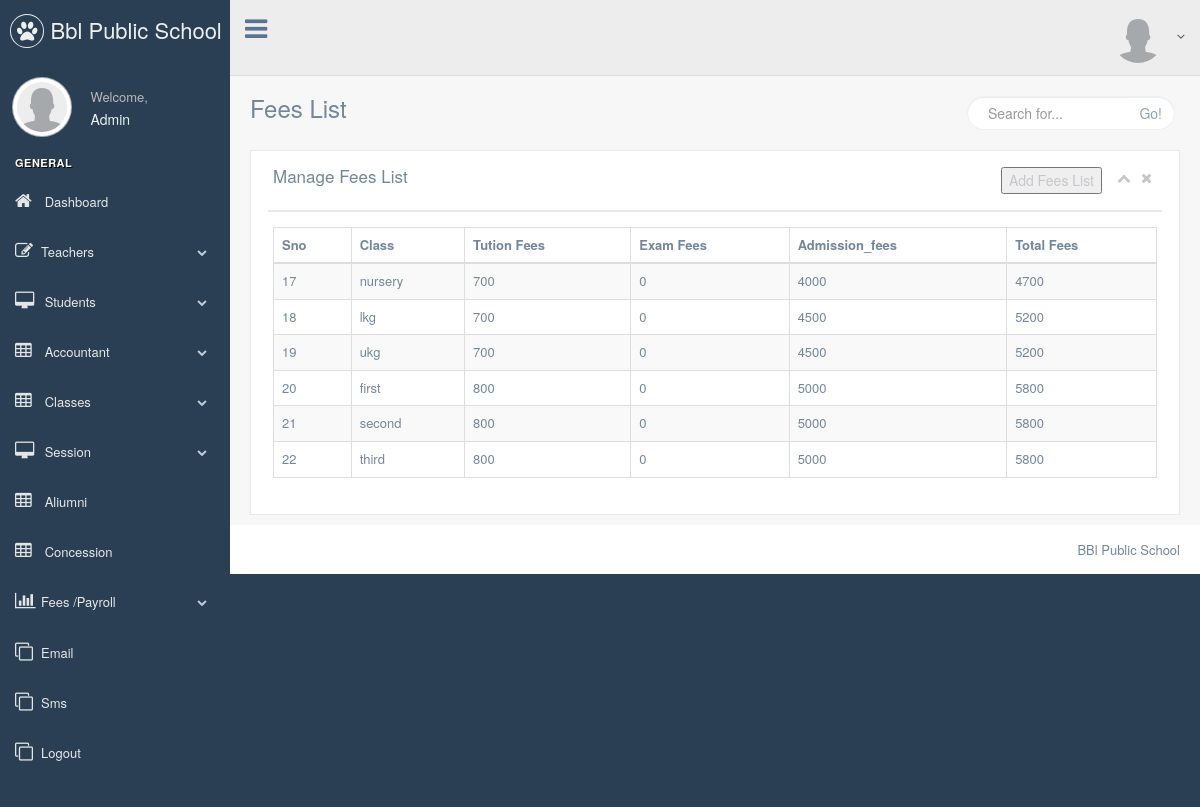
Screenshot of /bblpublicschool/production/fees_list.php (signed in) with the database file from the repository.
### tables this page shows
CREATE TABLE `tbl_fees_list` (
  `i_sno` int(11) NOT NULL,
  `v_class` varchar(200) NOT NULL,
  `v_tution_fees` varchar(200) NOT NULL,
  `v_Admission_fees` varchar(200) NOT NULL,
  `v_exam_fees` varchar(200) NOT NULL,
  `v_total_fees` varchar(200) NOT NULL,
  `i_status` int(11) NOT NULL DEFAULT '0'
);

CREATE TABLE `tbl_classes` (
  `I_sno` int(11) NOT NULL,
  `v_class` varchar(200) NOT NULL,
  `v_class_table_name` varchar(100) NOT NULL,
  `i_status` int(11) NOT NULL DEFAULT '0'
);

### bblpublicschool/production/fees_list.php (the view)
<?php
include "header.php";
include "phpmysqlconnect.php";
?>
<div class="right_col" role="main">
  <div class="">
    <div class="page-title">
      <div class="title_left">
        <h3>Fees List <small></small></h3>
      </div>
      <div class="title_right">
        <div class="col-md-5 col-sm-5 col-xs-12 form-group pull-right top_search">
          <div class="input-group">
            <input type="text" class="form-control" placeholder="Search for...">
            <span class="input-group-btn">
              <button class="btn btn-default" type="button">Go!</button>
            </span>
          </div>
        </div>
      </div>
    </div>
    <div class="clearfix"></div>
<div class="row">
  <div class="col-md-12 col-sm-12 col-xs-12">
    <div class="x_panel">
      <div class="x_title">
        <h2>Manage Fees List</h2>
        <ul class="nav navbar-right panel_toolbox">
          <li><a href="add_fee_list.php"><Button>Add Fees List</button></a>
          <li><a class="collapse-link"><i class="fa fa-chevron-up"></i></a>
          </li>
          <li><a class="close-link"><i class="fa fa-close"></i></a>
          </li>
        </ul>
        <div class="clearfix"></div>
      </div>
      <div class="x_content">
            <?php
         $select_fees_list = "select * from  tbl_fees_list ";
          $res_select_fees_list = mysqli_query($db,$select_fees_list);
          $res_num_rows= mysqli_num_rows($res_select_fees_list);
        if($res_num_rows>0)
        {
            ?>
        <table id="datatable-buttons" class="table table-striped table-bordered">
          <thead>
            <tr>
               <th>Sno</th>
              <th>Class</th>
                <th>Tution Fees</th>
                <th>Exam Fees</th>
                    <th>Admission_fees</th>
                <th>Total Fees</th>
                </tr>
          </thead>
          <tbody>
                        <?php
            while($row_res_select_fees_list = mysqli_fetch_assoc($res_select_fees_list))
            {
              $vclass= $row_res_select_fees_list['v_class'];
               $select_class_name = "select v_class from tbl_classes where v_class_table_name ='$vclass'";
              $res_select_class_name = mysqli_query($db,$select_class_name);
              $row_res_select_class_name = mysqli_num_rows($res_select_class_name);
              if($row_res_select_class_name>0){
            while($row_res_select_class_name = mysqli_fetch_assoc($res_select_class_name))
                {
             ?>
            <tr>
              <td><?php echo $row_res_select_fees_list['i_sno']; ?></td>
              <td><?php echo $row_res_select_class_name['v_class']; ?></td>
              <td><?php echo $row_res_select_fees_list['v_tution_fees']; ?></td>
              <td><?php echo $row_res_select_fees_list['v_exam_fees']; ?></td>
              <td><?php echo $row_res_select_fees_list['v_Admission_fees']; ?></td>
              <td><?php echo $row_res_select_fees_list['v_total_fees']; ?></td>
                  </tr>
                       <?php
          }
        }
      }
}
else{
  echo "Data not Found";
     }
            ?>
          </tbody>
        </table>
      </div>
    </div>
  </div>
</div>
  </div>
</div>
<?php
include "footer.php";
?>

### bblpublicschool/production/header.php (shortened to what this page needs)
<?php
$v_user_name = $_SESSION['user_name'];
$v_user_photo = $_SESSION['user_photo'];
 ?>
<!DOCTYPE html>
<html lang="en">
  <head>
    <link href="../vendors/bootstrap/dist/css/bootstrap.min.css" rel="stylesheet">
    <link href="../vendors/font-awesome/css/font-awesome.min.css" rel="stylesheet">
    <link href="../vendors/nprogress/nprogress.css" rel="stylesheet">
    <link href="../vendors/iCheck/skins/flat/green.css" rel="stylesheet">
    <link href="../vendors/bootstrap-progressbar/css/bootstrap-progressbar-3.3.4.min.css" rel="stylesheet">
    <link href="../vendors/jqvmap/dist/jqvmap.min.css" rel="stylesheet"/>
    <link href="../vendors/bootstrap-daterangepicker/daterangepicker.css" rel="stylesheet">
    <link href="../vendors/bootstrap/dist/css/bootstrap.min.css" rel="stylesheet">
    <link href="../vendors/font-awesome/css/font-awesome.min.css" rel="stylesheet">
    <link href="../vendors/bootstrap/dist/css/bootstrap.min.css" rel="stylesheet">
    <link href="../vendors/font-awesome/css/font-awesome.min.css" rel="stylesheet">
    <link href="../vendors/nprogress/nprogress.css" rel="stylesheet">
    <link href="../vendors/iCheck/skins/flat/green.css" rel="stylesheet">
    <link href="../vendors/datatables.net-bs/css/dataTables.bootstrap.min.css" rel="stylesheet">
    <link href="../vendors/datatables.net-buttons-bs/css/buttons.bootstrap.min.css" rel="stylesheet">
    <link href="../vendors/datatables.net-fixedheader-bs/css/fixedHeader.bootstrap.min.css" rel="stylesheet">
    <link href="../vendors/datatables.net-responsive-bs/css/responsive.bootstrap.min.css" rel="stylesheet">
    <link href="../vendors/datatables.net-scroller-bs/css/scroller.bootstrap.min.css" rel="stylesheet">
    <link href="../build/css/custom.min.css" rel="stylesheet">
    <link href="../build/css/custom.min.css" rel="stylesheet">
  </head>
  <body class="nav-md">
    <div class="container body">
      <div class="main_container">
        <div class="col-md-3 left_col">
          <div class="left_col scroll-view">
            <div class="navbar nav_title" style="border: 0;">
              <a href="home.php" class="site_title"><i class="fa fa-paw"></i> <span>Bbl Public School</span></a>
            </div>
            <div class="profile clearfix">
              <div class="profile_pic">
                <img src="<?php echo $v_user_photo ;?>" alt="..." class="img-circle profile_img" style="width:60px; height:60px;">
              </div>
              <div class="profile_info">
                <span>Welcome,</span>
                <h2><?php echo $v_user_name ;?></h2>
              </div>
            </div>
            <br />
            <div id="sidebar-menu" class="main_menu_side hidden-print main_menu">
              <div class="menu_section">
                <h3>General</h3>
                <ul class="nav side-menu">
                  <li><a href="home.php"><i class="fa fa-home"></i> Dashboard </a>
                  </li>
                  <li><a><i class="fa fa-edit"></i>Teachers <span class="fa fa-chevron-down"></span></a>
                  </li>
                  <li><a><i class="fa fa-desktop"></i> Students <span class="fa fa-chevron-down"></span></a>
                  </li>
                  <li><a><i class="fa fa-table"></i> Accountant <span class="fa fa-chevron-down"></span></a>
                  </li>
                  <li><a><i class="fa fa-table"></i> Classes <span class="fa fa-chevron-down"></span></a>
                  </li>
                  <li><a><i class="fa fa-desktop"></i> Session <span class="fa fa-chevron-down"></span></a>
                  </li>
                  <li><a href="view_alumni.php"><i class="fa fa-table"></i> Aliumni</a>
                    <li><a href="manageconcession.php"><i class="fa fa-table"></i> Concession</a>
                  </li>
                  <li><a><i class="fa fa-bar-chart-o"></i>Fees /Payroll<span class="fa fa-chevron-down"></span></a>
                  </li>
                  <li><a href="email.php"><i class="fa fa-clone"></i>Email</a>
                  </li>
                  <li><a href="sms.php"><i class="fa fa-clone"></i>Sms</a>
                  </li>
                  <li><a href="logout.php"><i class="fa fa-clone"></i>Logout</a>
                  </li>
                </ul>
              </div>
            </div>
          </div>
        </div>
        <div class="top_nav">
          <div class="nav_menu">
            <nav>
              <div class="nav toggle">
                <a id="menu_toggle"><i class="fa fa-bars"></i></a>
              </div>
              <ul class="nav navbar-nav navbar-right">
                <li class="">
                  <a href="javascript:;" class="user-profile dropdown-toggle" data-toggle="dropdown" aria-expanded="false">
                  <img src="<?php echo $v_user_photo ;?>" alt="..."  style="width:50px; height:50px;">
                    <span class=" fa fa-angle-down"></span>
                  </a>
                </li>
              </ul>
            </nav>
          </div>
        </div>

### bblpublicschool/production/footer.php (shortened to what this page needs)
<footer>
  <div class="pull-right">
BBl Public School
  </div>
  <div class="clearfix"></div>
</footer>
</div>
</div>
</body>
</html>

### rows the page displays
tbl_fees_list: i_sno "17", v_tution_fees "700", v_exam_fees "0", v_Admission_fees "4000", v_total_fees "4700"
tbl_classes: v_class "nursery"
tbl_fees_list: i_sno "18", v_tution_fees "700", v_exam_fees "0", v_Admission_fees "4500", v_total_fees "5200"
tbl_classes: v_class "lkg"
tbl_fees_list: i_sno "19", v_tution_fees "700", v_exam_fees "0", v_Admission_fees "4500", v_total_fees "5200"
tbl_classes: v_class "ukg"
tbl_fees_list: i_sno "20", v_tution_fees "800", v_exam_fees "0", v_Admission_fees "5000", v_total_fees "5800"
tbl_classes: v_class "first"
tbl_fees_list: i_sno "21", v_tution_fees "800", v_exam_fees "0", v_Admission_fees "5000", v_total_fees "5800"
tbl_classes: v_class "second"
tbl_fees_list: i_sno "22", v_tution_fees "800", v_exam_fees "0", v_Admission_fees "5000", v_total_fees "5800"
tbl_classes: v_class "third"

### other values shown
$v_user_name "Admin"
